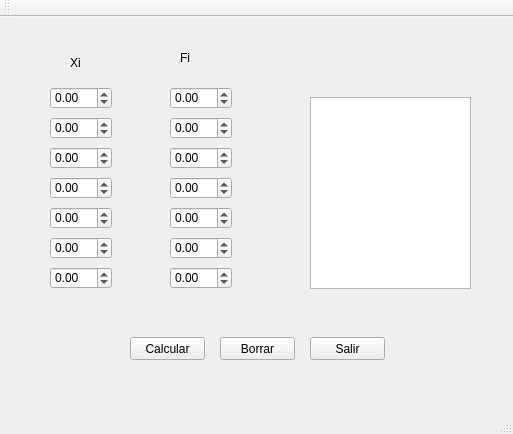
<?xml version="1.0" encoding="UTF-8"?>
<ui version="4.0">
 <class>MainWindow</class>
 <widget class="QMainWindow" name="MainWindow">
  <property name="geometry">
   <rect>
    <x>0</x>
    <y>0</y>
    <width>513</width>
    <height>434</height>
   </rect>
  </property>
  <property name="windowTitle">
   <string>MainWindow</string>
  </property>
  <widget class="QWidget" name="centralWidget">
   <widget class="QPushButton" name="Calcular">
    <property name="geometry">
     <rect>
      <x>130</x>
      <y>320</y>
      <width>75</width>
      <height>23</height>
     </rect>
    </property>
    <property name="text">
     <string>Calcular</string>
    </property>
   </widget>
   <widget class="QPushButton" name="Borrar">
    <property name="geometry">
     <rect>
      <x>220</x>
      <y>320</y>
      <width>75</width>
      <height>23</height>
     </rect>
    </property>
    <property name="text">
     <string>Borrar</string>
    </property>
   </widget>
   <widget class="QPushButton" name="Salir">
    <property name="geometry">
     <rect>
      <x>310</x>
      <y>320</y>
      <width>75</width>
      <height>23</height>
     </rect>
    </property>
    <property name="text">
     <string>Salir</string>
    </property>
   </widget>
   <widget class="QDoubleSpinBox" name="x1">
    <property name="geometry">
     <rect>
      <x>50</x>
      <y>70</y>
      <width>62</width>
      <height>22</height>
     </rect>
    </property>
    <property name="minimum">
     <double>-100.000000000000000</double>
    </property>
   </widget>
   <widget class="QDoubleSpinBox" name="x2">
    <property name="geometry">
     <rect>
      <x>50</x>
      <y>100</y>
      <width>62</width>
      <height>22</height>
     </rect>
    </property>
    <property name="minimum">
     <double>-100.000000000000000</double>
    </property>
   </widget>
   <widget class="QDoubleSpinBox" name="x3">
    <property name="geometry">
     <rect>
      <x>50</x>
      <y>130</y>
      <width>62</width>
      <height>22</height>
     </rect>
    </property>
    <property name="minimum">
     <double>-100.000000000000000</double>
    </property>
   </widget>
   <widget class="QDoubleSpinBox" name="x4">
    <property name="geometry">
     <rect>
      <x>50</x>
      <y>160</y>
      <width>62</width>
      <height>22</height>
     </rect>
    </property>
    <property name="minimum">
     <double>-100.000000000000000</double>
    </property>
   </widget>
   <widget class="QDoubleSpinBox" name="x5">
    <property name="geometry">
     <rect>
      <x>50</x>
      <y>190</y>
      <width>62</width>
      <height>22</height>
     </rect>
    </property>
    <property name="minimum">
     <double>-100.000000000000000</double>
    </property>
   </widget>
   <widget class="QDoubleSpinBox" name="x6">
    <property name="geometry">
     <rect>
      <x>50</x>
      <y>220</y>
      <width>62</width>
      <height>22</height>
     </rect>
    </property>
    <property name="minimum">
     <double>-100.000000000000000</double>
    </property>
   </widget>
   <widget class="QDoubleSpinBox" name="x7">
    <property name="geometry">
     <rect>
      <x>50</x>
      <y>250</y>
      <width>62</width>
      <height>22</height>
     </rect>
    </property>
    <property name="minimum">
     <double>-100.000000000000000</double>
    </property>
   </widget>
   <widget class="QDoubleSpinBox" name="f1">
    <property name="geometry">
     <rect>
      <x>170</x>
      <y>70</y>
      <width>62</width>
      <height>22</height>
     </rect>
    </property>
    <property name="minimum">
     <double>-100.000000000000000</double>
    </property>
   </widget>
   <widget class="QDoubleSpinBox" name="f2">
    <property name="geometry">
     <rect>
      <x>170</x>
      <y>100</y>
      <width>62</width>
      <height>22</height>
     </rect>
    </property>
    <property name="minimum">
     <double>-100.000000000000000</double>
    </property>
   </widget>
   <widget class="QDoubleSpinBox" name="f3">
    <property name="geometry">
     <rect>
      <x>170</x>
      <y>130</y>
      <width>62</width>
      <height>22</height>
     </rect>
    </property>
    <property name="minimum">
     <double>-100.000000000000000</double>
    </property>
   </widget>
   <widget class="QDoubleSpinBox" name="f4">
    <property name="geometry">
     <rect>
      <x>170</x>
      <y>160</y>
      <width>62</width>
      <height>22</height>
     </rect>
    </property>
    <property name="minimum">
     <double>-100.000000000000000</double>
    </property>
   </widget>
   <widget class="QDoubleSpinBox" name="f5">
    <property name="geometry">
     <rect>
      <x>170</x>
      <y>190</y>
      <width>62</width>
      <height>22</height>
     </rect>
    </property>
    <property name="minimum">
     <double>-100.000000000000000</double>
    </property>
   </widget>
   <widget class="QDoubleSpinBox" name="f6">
    <property name="geometry">
     <rect>
      <x>170</x>
      <y>220</y>
      <width>62</width>
      <height>22</height>
     </rect>
    </property>
    <property name="minimum">
     <double>-100.000000000000000</double>
    </property>
   </widget>
   <widget class="QDoubleSpinBox" name="f7">
    <property name="geometry">
     <rect>
      <x>170</x>
      <y>250</y>
      <width>62</width>
      <height>22</height>
     </rect>
    </property>
    <property name="minimum">
     <double>-100.000000000000000</double>
    </property>
   </widget>
   <widget class="QLabel" name="label">
    <property name="geometry">
     <rect>
      <x>70</x>
      <y>30</y>
      <width>21</width>
      <height>31</height>
     </rect>
    </property>
    <property name="text">
     <string>Xi</string>
    </property>
   </widget>
   <widget class="QLabel" name="label_2">
    <property name="geometry">
     <rect>
      <x>180</x>
      <y>30</y>
      <width>21</width>
      <height>21</height>
     </rect>
    </property>
    <property name="text">
     <string>Fi</string>
    </property>
   </widget>
   <widget class="QTextBrowser" name="texto">
    <property name="geometry">
     <rect>
      <x>310</x>
      <y>80</y>
      <width>161</width>
      <height>192</height>
     </rect>
    </property>
   </widget>
  </widget>
  <widget class="QMenuBar" name="menuBar">
   <property name="geometry">
    <rect>
     <x>0</x>
     <y>0</y>
     <width>513</width>
     <height>21</height>
    </rect>
   </property>
  </widget>
  <widget class="QToolBar" name="mainToolBar">
   <attribute name="toolBarArea">
    <enum>TopToolBarArea</enum>
   </attribute>
   <attribute name="toolBarBreak">
    <bool>false</bool>
   </attribute>
  </widget>
  <widget class="QStatusBar" name="statusBar"/>
 </widget>
 <layoutdefault spacing="6" margin="11"/>
 <resources/>
 <connections/>
</ui>
